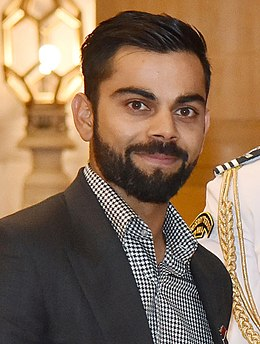
#> input picture Images/vk.jpg, 260 x 344 px, found by its file name
$ python Cropping_Resizing.py
#> lines starting #> are read from the running program, lines starting #| are printed output that depends on the picture
import cv2

img = cv2.imread("vk.jpg")
#> img is the input picture: shape (344, 260, 3); mean B, G, R 87.2, 111.3, 137.9
print(img.shape)
#| (344, 260, 3)

print(f"The width of the image is {img.shape[1]} and the height is {img.shape[0]}")
#| The width of the image is 260 and the height is 344

imgResized = cv2.resize(img,dsize=(100,500))
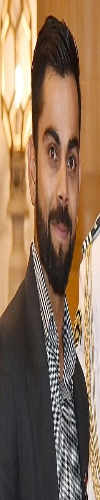
#> imgResized: shape (500, 100, 3); mean B, G, R 87.2, 111.3, 137.9
print(f"The width of the image is {imgResized.shape[1]} and the height is {imgResized.shape[0]}")
#| The width of the image is 100 and the height is 500

imgCrop = img[100:300,50:150]
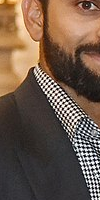
#> imgCrop: shape (200, 100, 3); mean B, G, R 73.3, 88.6, 109.8

cv2.imshow("Image",img)
cv2.imshow("Resized Image",imgResized)
cv2.imshow("Cropped Image",imgCrop)


cv2.waitKey(0)
